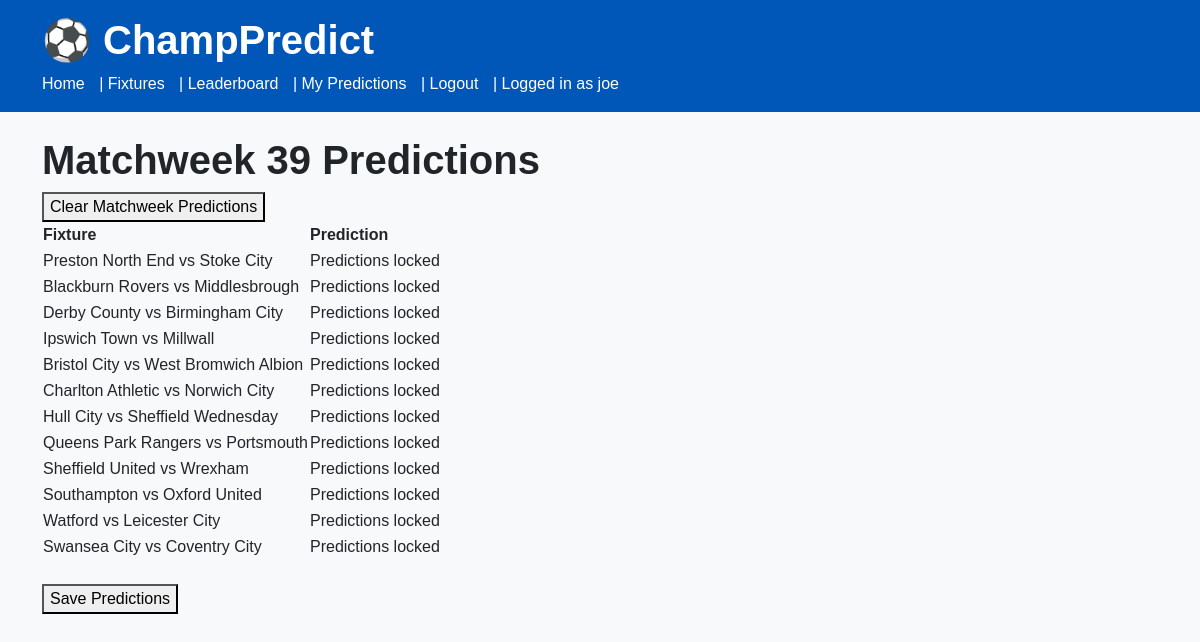
Screenshot of /matchweek/39/ (signed in) with the database file from the repository.
### predictor/models.py (models this page shows, shortened)
class Fixture(models.Model):
    STATUS_CHOICES = [
        ("upcoming", "Upcoming"),
        ("played", "Played"),
    ]
    season = models.CharField(max_length=20)
    matchweek = models.PositiveIntegerField()
    home_team = models.ForeignKey(
        Team,
        on_delete=models.CASCADE,
        related_name="home_fixtures"
    )
    away_team = models.ForeignKey(
        Team,
        on_delete=models.CASCADE,
        related_name="away_fixtures"
    )
    kickoff_datetime = models.DateTimeField()
    status = models.CharField(
        max_length=10,
        choices=STATUS_CHOICES,
        default="upcoming"
    )
    class Meta:
        ordering = ["kickoff_datetime"]
        unique_together = ("season", "matchweek", "home_team", "away_team")
    def is_locked(self):
        return timezone.now() >= self.kickoff_datetime

class Team(models.Model):
    name = models.CharField(max_length=100, unique=True)
    class Meta:
        ordering = ["name"]
    def __str__(self):
        return self.name

### predictor/views.py (the view)
@login_required
def matchweek_predictions(request, matchweek):
    fixtures = Fixture.objects.filter(
        matchweek=matchweek
    ).order_by("kickoff_datetime")
    prediction_forms = []
    if request.method == "POST":
        if "clear_matchweek" in request.POST:
            deleted_count = 0
            for fixture in fixtures:
                if fixture.is_locked():
                    continue
                deleted, _ = Prediction.objects.filter(
                    user=request.user,
                    fixture=fixture
                ).delete()
                deleted_count += deleted
            if deleted_count > 0:
                messages.success(
                    request,
                    "Matchweek predictions cleared successfully."
                )
            else:
                messages.info(
                    request,
                    "No unlocked matchweek predictions were available to clear."
                )
            return redirect("matchweek_predictions", matchweek=matchweek)
        all_valid = True
        for fixture in fixtures:
            existing_prediction = Prediction.objects.filter(
                user=request.user,
                fixture=fixture
            ).first()
            form = PredictionForm(
                request.POST,
                instance=existing_prediction,
                prefix=f"fixture_{fixture.id}"
            )
            prediction_forms.append({
                "fixture": fixture,
                "form": form,
            })
            if not form.is_valid():
                all_valid = False
        if all_valid:
            for item in prediction_forms:
                fixture = item["fixture"]
                form = item["form"]
                if fixture.is_locked():
                    continue
                home = form.cleaned_data.get("predicted_home_goals")
                away = form.cleaned_data.get("predicted_away_goals")
                if home is None and away is None:
                    continue
                prediction = form.save(commit=False)
                prediction.user = request.user
                prediction.fixture = fixture
                prediction.save()
            messages.success(request, "Matchweek predictions saved successfully.")
            return redirect("matchweek_predictions", matchweek=matchweek)
    else:
        for fixture in fixtures:
            existing_prediction = Prediction.objects.filter(
                user=request.user,
                fixture=fixture
            ).first()
            form = PredictionForm(
                instance=existing_prediction,
                prefix=f"fixture_{fixture.id}"
            )
            prediction_forms.append({
                "fixture": fixture,
                "form": form,
            })
    context = {
        "matchweek": matchweek,
        "prediction_forms": prediction_forms,
    }
    return render(
        request,
        "predictor/matchweek_predictions.html",
        context
    )

### predictor/templates/predictor/matchweek_predictions.html (shortened to what this page needs)
{% extends "predictor/base.html" %}
{% block content %}
<h1>Matchweek {{ matchweek }} Predictions</h1>
<form method="POST">
    <button
        type="submit"
        name="clear_matchweek"
        value="1"
        onclick="return confirm('Are you sure you want to clear your saved predictions for this matchweek?')">
        Clear Matchweek Predictions
    </button>
</form>
<form method="POST">
    <table>
        <tr>
            <th>Fixture</th>
            <th>Prediction</th>
        </tr>
        {% for item in prediction_forms %}
        <tr>
            <td>
                {{ item.fixture.home_team }} vs {{ item.fixture.away_team }}
            </td>
            <td>
                {% if item.fixture.is_locked %}
                    Predictions locked
                {% else %}
                    {{ item.form.predicted_home_goals }}
                    -
                    {{ item.form.predicted_away_goals }}
                {% endif %}
            </td>
        </tr>
        {% empty %}
        <tr>
            <td colspan="2">No fixtures available for this matchweek.</td>
        </tr>
        {% endfor %}
    </table>
    <br>
    <button type="submit">Save Predictions</button>
</form>
{% endblock %}

### predictor/templates/predictor/base.html (shortened to what this page needs)
<!doctype html>
<html lang="en">
  <head>
    {% load static %}
    <link href="https://cdn.jsdelivr.net/npm/bootstrap@5.3.3/dist/css/bootstrap.min.css" rel="stylesheet" />
    <link rel="stylesheet" href="{% static 'predictor/css/style.css' %}" />
  </head>
  <body>
    <header class="py-3 mb-4">
      <div class="container">
        <h1 class="mb-2">⚽ ChampPredict</h1>
        <nav>
          <a href="{% url 'home' %}">Home</a> | <a href="{% url 'fixture_list' %}">Fixtures</a> | <a href="{% url 'leaderboard' %}">Leaderboard</a> |
          {% if user.is_authenticated %}
          <a href="{% url 'my_predictions' %}">My Predictions</a> | <a href="{% url 'account_logout' %}">Logout</a> |
          <span>Logged in as {{ user.username }}</span>
          {% else %}
          <a href="{% url 'account_login' %}">Login</a> |
          <a href="{% url 'account_signup' %}">Sign Up</a>
          {% endif %}
        </nav>
      </div>
    </header>
    <main class="container">
      {% block content %} {% endblock %}
    </main>
  </body>
</html>

### predictor/static/predictor/css/style.css (style rules this page uses)
body { background-color: #F8F9FA; font-family: Arial, sans-serif; }
header { background-color: #0057B8; color: white; }
nav a { color: white; text-decoration: none; margin-right: 10px; }
h1 { font-weight: bold; }
table td, table th { vertical-align: middle; }

### rows the page displays
Fixture: fixture.home_team "Preston North End", fixture.away_team "Stoke City", shows "Predictions locked"
Fixture: fixture.home_team "Blackburn Rovers", fixture.away_team "Middlesbrough", shows "Predictions locked"
Fixture: fixture.home_team "Derby County", fixture.away_team "Birmingham City", shows "Predictions locked"
Fixture: fixture.home_team "Ipswich Town", fixture.away_team "Millwall", shows "Predictions locked"
Fixture: fixture.home_team "Bristol City", fixture.away_team "West Bromwich Albion", shows "Predictions locked"
Fixture: fixture.home_team "Charlton Athletic", fixture.away_team "Norwich City", shows "Predictions locked"
Fixture: fixture.home_team "Hull City", fixture.away_team "Sheffield Wednesday", shows "Predictions locked"
Fixture: fixture.home_team "Queens Park Rangers", fixture.away_team "Portsmouth", shows "Predictions locked"
Fixture: fixture.home_team "Sheffield United", fixture.away_team "Wrexham", shows "Predictions locked"
Fixture: fixture.home_team "Southampton", fixture.away_team "Oxford United", shows "Predictions locked"
Fixture: fixture.home_team "Watford", fixture.away_team "Leicester City", shows "Predictions locked"
Fixture: fixture.home_team "Swansea City", fixture.away_team "Coventry City", shows "Predictions locked"

### other values shown
{{ user.username }} "joe"
{{ matchweek }} "39"
